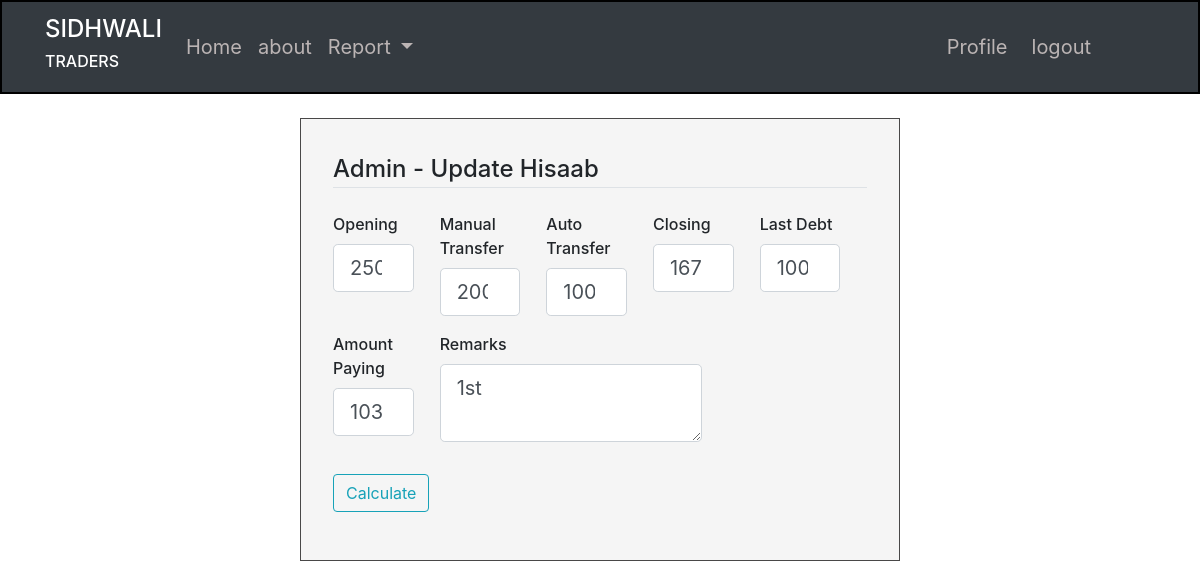
Before: /home/hisaab/report/4/update (signed in) with the older database file.
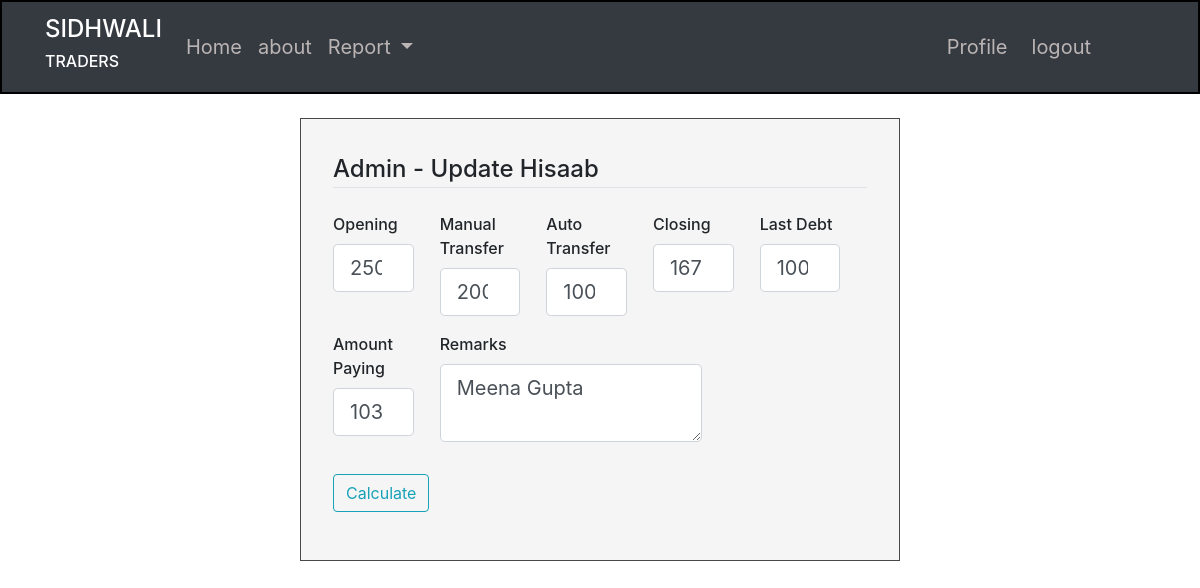
After: the same page with the newer database file.
### crm/models.py (models this page shows, shortened)
class Hisaab(db.Model):
    id = db.Column(db.Integer, primary_key=True)
    date = db.Column(db.DateTime, nullable=False, default=datetime.now)
    open_bal = db.Column(db.Integer, nullable=False, default=0)
    manual_trans = db.Column(db.Integer, nullable=False, default=0)
    auto_trans = db.Column(db.Integer, nullable=False, default=0)
    closing = db.Column(db.Integer, nullable=False, default=0)
    total_trans = db.Column(db.Integer, default=0)
    total_sale = db.Column(db.Integer, default=0)
    commission_value = db.Column(db.Integer, default=0)
    net_sale = db.Column(db.Integer, default=0)
    last_debt = db.Column(db.Integer, nullable=False, default=0)
    amt_received = db.Column(db.Integer, nullable=False, default=0)
    latest_debt = db.Column(db.Integer, default=0)
    remarks = db.Column(db.Text, nullable=False)
    user_id = db.Column(db.Integer, db.ForeignKey("user.id"), nullable=False)

### crm/routes.py (the view)
@app.route("/home/hisaab/report/<int:hisaab_id>/update", methods=["GET", "POST"])
@login_required
def update_hisaab(hisaab_id):
    hisaab = Hisaab.query.get_or_404(hisaab_id)
    if current_user.username != admin:
        abort(403)
    form = HisaabForm()
    if form.validate_on_submit():
        total_trans = cal_total_transfer(form.manual_trans.data, form.auto_trans.data)
        total_sale = cal_total_sale(
            (form.opening.data), total_trans, (form.closing.data)
        )
        comm_value = cal_comm_value(total_sale)
        net_sale = cal_net_sale(total_sale, comm_value)
        latest_debt = cal_latest_debt(
            net_sale, (form.last_debt.data), (form.amt_received.data)
        )
        hisaab.date = datetime.now()
        hisaab.open_bal = form.opening.data
        hisaab.manual_trans = form.manual_trans.data
        hisaab.auto_trans = form.auto_trans.data
        hisaab.closing = form.closing.data
        hisaab.total_trans = total_trans
        hisaab.total_sale = total_sale
        hisaab.commission_value = comm_value
        hisaab.net_sale = net_sale
        hisaab.last_debt = form.last_debt.data
        hisaab.amt_received = form.amt_received.data
        hisaab.latest_debt = latest_debt
        hisaab.remarks = form.remarks.data
        db.session.commit()
        flash("Your hisaab has been updated", "success")
        return redirect(url_for("single_hisaab", hisaab_id=hisaab_id))
    elif request.method == "GET":
        form.opening.data = hisaab.open_bal
        form.manual_trans.data = hisaab.manual_trans
        form.auto_trans.data = hisaab.auto_trans
        form.closing.data = hisaab.closing
        form.last_debt.data = hisaab.last_debt
        form.amt_received.data = hisaab.amt_received
        form.remarks.data = hisaab.remarks
    return render_template(
        "hisaab.html",
        title="Update Hisaab",
        hisaab=hisaab,
        admin=admin,
        form=form,
        legend="Update Hisaab",
    )

### crm/forms.py
class HisaabForm(FlaskForm):
    opening = IntegerField("Opening", validators=[DataRequired()])
    manual_trans = IntegerField("Manual Transfer", validators=[validators.Optional()])
    auto_trans = IntegerField("Auto Transfer", validators=[validators.Optional()])
    closing = IntegerField("Closing", validators=[DataRequired()])
    last_debt = IntegerField("Last Debt", validators=[validators.Optional()])
    amt_received = IntegerField("Amount Paying", validators=[DataRequired()])
    remarks = TextAreaField("Remarks", validators=[validators.Optional()])
    submit = SubmitField("Calculate")

### crm/models.py (called while the page is built)
@login_manager.user_loader
def load_user(user_id):
    return User.query.get(int(user_id))

### crm/templates/hisaab.html (shortened to what the changed rows need)
{% extends "index.html" %}
{% block content  %}
<div class="container content-section col-md-6 mt-4">
   <form method="POST" action="">
      <fieldset class="form-group">
         <div class="form-row">
            <div class="form-group mr-3 col-md-2">
               {{ form.manual_trans.label(class="form-control-label") }}
               {% if form.manual_trans.errors %}
               {{ form.manual_trans(class="form-control form-control-lg is-invalid") }}
               <div class="invalid-feedback">
                  {% for error in form.manual_trans.errors%}
                  <span>{{ error }}</span>
                  {% endfor %}
               </div>
               {% else %}
               {{ form.manual_trans(class="form-control form-control-lg") }}
               {% endif %}
            </div>
            <div class="form-group mr-3 col-md-2">
               {{ form.auto_trans.label(class="form-control-label") }}
               {% if form.auto_trans.errors %}
               {{ form.auto_trans(class="form-control form-control-lg is-invalid") }}
               <div class="invalid-feedback">
                  {% for error in form.auto_trans.errors%}
                  <span>{{ error }}</span>
                  {% endfor %}
               </div>
               {% else %}
               {{ form.auto_trans(class="form-control form-control-lg") }}
               {% endif %}
            </div>
            <div class="form-group mr-3 col-md-2">
               {{ form.closing.label(class="form-control-label") }}
               {% if form.closing.errors %}
               {{ form.closing(class="form-control form-control-lg is-invalid") }}
               <div class="invalid-feedback">
                  {% for error in form.closing.errors%}
                  <span>{{ error }}</span>
                  {% endfor %}
               </div>
               {% else %}
               {{ form.closing(class="form-control form-control-lg") }}
               {% endif %}
            </div>
            <div class="form-group mr-3 col-md-2">
               {{ form.last_debt.label(class="form-control-label") }}
               {% if form.last_debt.errors %}
               {{ form.last_debt(class="form-control form-control-lg is-invalid") }}
               <div class="invalid-feedback">
                  {% for error in form.last_debt.errors%}
                  <span>{{ error }}</span>
                  {% endfor %}
               </div>
               {% else %}
               {{ form.last_debt(class="form-control form-control-lg") }}
               {% endif %}
            </div>
            <div class="form-group mr-3 col-md-2">
               {{ form.amt_received.label(class="form-control-label") }}
               {% if form.amt_received.errors %}
               {{ form.amt_received(class="form-control form-control-lg is-invalid") }}
               <div class="invalid-feedback">
                  {% for error in form.amt_received.errors%}
                  <span>{{ error }}</span>
                  {% endfor %}
               </div>
               {% else %}
               {{ form.amt_received(class="form-control form-control-lg") }}
               {% endif %}
            </div>
            <div class="form-group mr-3 col-md-6">
               {{ form.remarks.label(class="form-control-label") }}
               {% if form.remarks.errors %}
               {{ form.remarks(class="form-control form-control-lg is-invalid") }}
               <div class="invalid-feedback">
                  {% for error in form.remarks.errors%}
                  <span>{{ error }}</span>
                  {% endfor %}
               </div>
               {% else %}
               {{ form.remarks(class="form-control form-control-lg") }}
               {% endif %}
            </div>
         </div>
      </fieldset>
   </form>
</div>
{% endblock content %}

Changed rows visible on the page:
changed Hisaab: remarks "1st" → "Meena Gupta"
